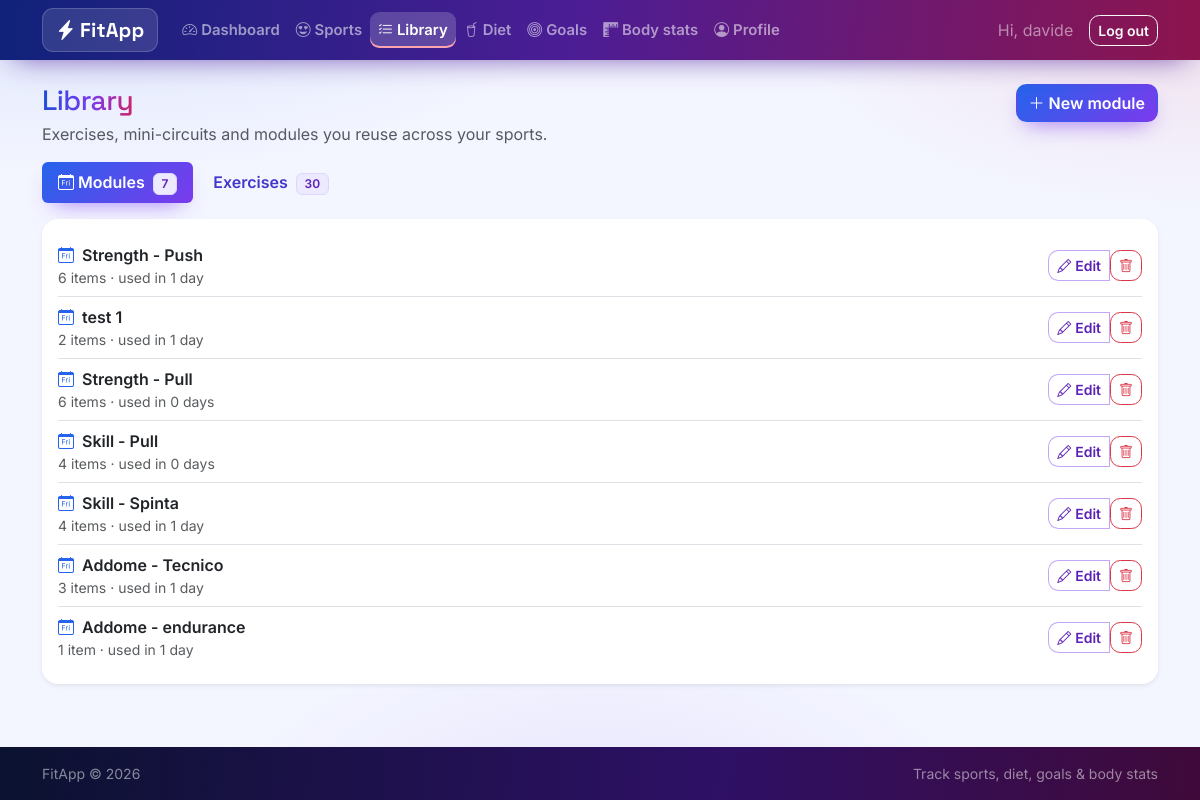
/library/ (signed in), run on the app's committed database.
### tables this page shows
CREATE TABLE users (
    id            INTEGER PRIMARY KEY AUTOINCREMENT,
    username      TEXT UNIQUE NOT NULL,
    email         TEXT UNIQUE NOT NULL,
    password_hash TEXT NOT NULL,
    height_cm     REAL,
    birth_date    TEXT,
    sex           TEXT,
    created_at    TEXT NOT NULL DEFAULT (datetime('now'))
, role TEXT NOT NULL DEFAULT 'user');

CREATE TABLE "workout_modules" (
                    id       INTEGER PRIMARY KEY AUTOINCREMENT,
                    user_id  INTEGER NOT NULL REFERENCES users (id) ON DELETE CASCADE,
                    position INTEGER NOT NULL DEFAULT 0,
                    name     TEXT NOT NULL,
                    notes    TEXT
                );

### fitapp/routes/library.py (the view)
@bp.route("/", strict_slashes=False)
@login_required
def index():
    db = get_db()
    tab = request.args.get("tab", "modules")
    if tab not in ("modules", "exercises"):
        tab = "modules"
    modules, exercises, circuits = _one_library(db, g.user["id"])
    return render_template(
        "library/index.html",
        tab=tab,
        modules=modules,
        exercises=exercises,
        circuits=circuits,
        muscle_count=len(MUSCLES),
    )

### fitapp/auth.py (called while the page is built)
def load_current_user():
    user_id = session.get("user_id")
    if user_id is None:
        g.user = None
    else:
        g.user = get_db().execute(
            "SELECT * FROM users WHERE id = ?", (user_id,)
        ).fetchone()
    return g.user

def login_required(view):
    @wraps(view)
    def wrapped(*args, **kwargs):
        if load_current_user() is None:
            flash("Please log in to access this page.", "warning")
            return redirect(url_for("auth.login", next=request.path))
        return view(*args, **kwargs)
    return wrapped

@bp.before_app_request
def _load_user():
    load_current_user()
    if g.user is not None and g.user["role"] == "admin":
        blueprint = (request.endpoint or "").split(".", 1)[0]
        if blueprint in ADMIN_BLOCKED_BLUEPRINTS:
            flash("Admin accounts manage users and settings only.", "warning")
            return redirect(url_for("admin.index"))

### fitapp/db.py (called while the page is built)
def get_db():
    if "db" not in g:
        g.db = sqlite3.connect(
            current_app.config["DATABASE"],
            detect_types=sqlite3.PARSE_DECLTYPES,
        )
        g.db.row_factory = sqlite3.Row
        g.db.execute("PRAGMA foreign_keys = ON")
    return g.db

### fitapp/templates/library/index.html (shortened to what this page needs)
{% extends "base.html" %}
{% block content %}
<div class="d-flex flex-wrap justify-content-between align-items-start mb-3 gap-2">
  <div>
    <h1 class="h3 mb-1">Library</h1>
    <p class="text-muted mb-0">Exercises, mini-circuits and modules you reuse across your sports.</p>
  </div>
  <div class="d-flex flex-wrap gap-2">
    {% if tab == 'modules' %}
    <a class="btn btn-success" href="{{ url_for('library.module_new') }}">
      <i class="bi bi-plus-lg me-1"></i>New module
    </a>
    {% endif %}
  </div>
</div>
<ul class="nav nav-pills mb-3">
  <li class="nav-item">
    <a class="nav-link {% if tab == 'modules' %}active{% endif %}" href="{{ url_for('library.index', tab='modules') }}">
      <i class="bi bi-calendar-day me-1"></i>Modules
      <span class="badge text-bg-light border ms-1">{{ modules|length }}</span>
    </a>
  </li>
  <li class="nav-item">
    <a class="nav-link {% if tab == 'exercises' %}active{% endif %}" href="{{ url_for('library.index', tab='exercises') }}">
      Exercises
      <span class="badge text-bg-light border ms-1">{{ exercises|length + circuits|length }}</span>
    </a>
  </li>
</ul>
{% if tab == 'modules' %}
<div class="card shadow-sm border-0">
  <div class="card-body">
    {% if modules %}
    <div class="list-group list-group-flush">
      {% for module in modules %}
      <div class="list-group-item d-flex flex-wrap justify-content-between align-items-center gap-2 px-0">
        <div>
          <span class="fw-semibold"><i class="bi bi-calendar-day me-2 text-blue"></i>{{ module['name'] }}</span>
          <span class="small text-muted d-block">
            {{ module['item_count'] }} item{{ 's' if module['item_count'] != 1 }}
            &middot; used in {{ module['day_count'] }} day{{ 's' if module['day_count'] != 1 }}
          </span>
        </div>
        <div class="btn-group">
          <a class="btn btn-sm btn-outline-success" href="{{ url_for('library.module_edit', module_id=module['id']) }}">
            <i class="bi bi-pencil me-1"></i>Edit
          </a>
          <form class="d-inline" action="{{ url_for('library.module_delete', module_id=module['id']) }}"
                method="post" onsubmit="return confirm('Delete this module? It will be removed from every day that uses it.');">
            <button class="btn btn-sm btn-outline-danger" type="submit"><i class="bi bi-trash"></i></button>
          </form>
        </div>
      </div>
      {% endfor %}
    </div>
    {% else %}
    <div class="text-center py-5">
      <i class="bi bi-calendar-day display-4 icon-grad"></i>
      <p class="mt-3 mb-2">No modules yet. Group library exercises and mini-circuits into a reusable module.</p>
      <a class="btn btn-success" href="{{ url_for('library.module_new') }}">Create your first module</a>
    </div>
    {% endif %}
  </div>
</div>
{% endif %}
{% endblock %}

### fitapp/templates/base.html (shortened to what this page needs)
<!doctype html>
<html lang="en" data-bs-theme="light">
<head>
  <link href="https://cdn.jsdelivr.net/npm/bootstrap@5.3.3/dist/css/bootstrap.min.css" rel="stylesheet">
  <link href="https://cdn.jsdelivr.net/npm/bootstrap-icons@1.11.3/font/bootstrap-icons.min.css" rel="stylesheet">
  <link href="{{ url_for('static', filename='css/style.css') }}" rel="stylesheet">
</head>
<body class="d-flex flex-column min-vh-100">
<nav class="navbar navbar-expand-lg navbar-dark navbar-fitapp sticky-top">
  <div class="container">
    <a class="navbar-brand fw-bold" href="{{ url_for('dashboard.index') }}">
      <i class="bi bi-lightning-charge-fill me-1"></i>FitApp
    </a>
    <div class="collapse navbar-collapse" id="mainNav">
      {% if g.user %}
      <ul class="navbar-nav me-auto">
        {% if g.user['role'] == 'admin' %}
        <li class="nav-item"><a class="nav-link {% if request.endpoint and request.endpoint.startswith('profile.') %}active{% endif %}"
           href="{{ url_for('profile.index') }}"><i class="bi bi-person-circle me-1"></i>Profile</a></li>
        <li class="nav-item"><a class="nav-link {% if request.endpoint and request.endpoint.startswith('admin.') %}active{% endif %}"
           href="{{ url_for('admin.index') }}"><i class="bi bi-shield-lock me-1"></i>Admin</a></li>
        {% else %}
        <li class="nav-item"><a class="nav-link {% if request.endpoint == 'dashboard.index' %}active{% endif %}"
           href="{{ url_for('dashboard.index') }}"><i class="bi bi-speedometer2 me-1"></i>Dashboard</a></li>
        <li class="nav-item"><a class="nav-link {% if request.endpoint and request.endpoint.startswith('sports.') %}active{% endif %}"
           href="{{ url_for('sports.index') }}"><i class="bi bi-emoji-heart-eyes me-1"></i>Sports</a></li>
        <li class="nav-item"><a class="nav-link {% if request.endpoint and request.endpoint.startswith('library.') %}active{% endif %}"
           href="{{ url_for('library.index') }}"><i class="bi bi-list-check me-1"></i>Library</a></li>
        <li class="nav-item"><a class="nav-link {% if request.endpoint and request.endpoint.startswith('diets.') %}active{% endif %}"
           href="{{ url_for('diets.index') }}"><i class="bi bi-cup-straw me-1"></i>Diet</a></li>
        <li class="nav-item"><a class="nav-link {% if request.endpoint and request.endpoint.startswith('goals.') %}active{% endif %}"
           href="{{ url_for('goals.index') }}"><i class="bi bi-bullseye me-1"></i>Goals</a></li>
        <li class="nav-item"><a class="nav-link {% if request.endpoint and request.endpoint.startswith('stats.') %}active{% endif %}"
           href="{{ url_for('stats.index') }}"><i class="bi bi-rulers me-1"></i>Body stats</a></li>
        <li class="nav-item"><a class="nav-link {% if request.endpoint and request.endpoint.startswith('profile.') %}active{% endif %}"
           href="{{ url_for('profile.index') }}"><i class="bi bi-person-circle me-1"></i>Profile</a></li>
        {% endif %}
      </ul>
      <div class="d-flex align-items-center">
        <span class="navbar-text me-3 text-white-50">Hi, {{ g.user['username'] }}</span>
        <form action="{{ url_for('auth.logout') }}" method="post" class="m-0">
          <button class="btn btn-outline-light btn-sm" type="submit">Log out</button>
        </form>
      </div>
      {% endif %}
    </div>
  </div>
</nav>
<main class="container py-4 flex-grow-1">
  {% block content %}{% endblock %}
</main>
<footer class="bg-dark text-white-50 py-3 mt-auto">
  <div class="container small d-flex justify-content-between">
    <span>FitApp &copy; {{ now_year if now_year else '2026' }}</span>
    <span>Track sports, diet, goals &amp; body stats</span>
  </div>
</footer>
</body>
</html>

### fitapp/static/css/style.css (style rules this page uses)
:root { --fa-blue: #2563eb; --fa-blue-deep: #1d4ed8; --fa-violet: #7c3aed; --fa-violet-deep: #5b21b6; --fa-red: #ef4444; --fa-rose: #e11d48; --fa-ink: #0b1230; --grad-main: linear-gradient(135deg, #2563eb 0%, #7c3aed 55%, #e11d48 120%); --grad-btn: linear-gradient(135deg, #2563eb 0%, #7c3aed 100%); --grad-btn-hover: linear-gradient(135deg, #1d4ed8 0%, #6d28d9 100%); --grad-fire: linear-gradient(135deg, #7c3aed 0%, #e11d48 100%); --font-display: "Space Grotesk", "Inter", system-ui, sans-serif; --font-body: "Inter", system-ui, -apple-system, "Segoe UI", sans-serif; }
* { -webkit-tap-highlight-color: transparent; }
body { font-family: var(--font-body); background-color: #f3f5ff; background-image: radial-gradient(900px 420px at 8% -10%, rgba(37, 99, 235, .14), transparent 60%), radial-gradient(760px 380px at 100% 0%, rgba(225, 29, 72, .10), transparent 55%), radial-gradient(700px 500px at 50% 115%, rgba(124, 58, 237, .12), transparent 60%); background-attachment: fixed; }
main h1, .h3, .h4 { font-family: var(--font-display); letter-spacing: -.02em; }
main > h1, h1.h3 { background: linear-gradient(95deg, #1d4ed8 0%, #7c3aed 55%, #e11d48 110%); -webkit-background-clip: text; background-clip: text; color: transparent; display: inline-block; }
.navbar-fitapp { background-image: linear-gradient(95deg, #10227a 0%, #4c1d95 48%, #9f1239 115%); box-shadow: 0 10px 30px -14px rgba(76, 29, 149, .85); }
.navbar-fitapp .navbar-brand { font-family: var(--font-display); font-weight: 700; letter-spacing: .01em; background: rgba(255, 255, 255, .12); border: 1px solid rgba(255, 255, 255, .18); padding: .38rem .8rem; border-radius: .7rem; backdrop-filter: blur(6px); }
.navbar-fitapp .nav-link { font-weight: 600; font-size: .93rem; border-radius: .6rem; padding: .45rem .8rem; transition: background-color .2s ease, transform .2s ease; }
.navbar-fitapp .nav-link.active { background-color: rgba(255, 255, 255, .18); box-shadow: inset 0 -2px 0 #fda4af; }
.btn { font-weight: 600; border-radius: .65rem; transition: transform .15s ease, box-shadow .2s ease, filter .2s ease; }
.btn-success, .btn-success:hover, .btn-success:focus, .btn-success:active { color: #fff; border-color: transparent; background-color: transparent; background-image: var(--grad-btn); box-shadow: 0 10px 22px -10px rgba(124, 58, 237, .75); }
.btn-outline-success, .btn-outline-success:hover, .btn-outline-success:focus { color: var(--fa-violet-deep); border-color: rgba(124, 58, 237, .45); background-color: #fff; }
.card { border-radius: 1rem; border: 1px solid rgba(99, 102, 241, .14); box-shadow: 0 18px 40px -30px rgba(15, 23, 60, .55); transition: transform .2s ease, box-shadow .25s ease; }
.badge.text-bg-light { background: #ede9fe !important; color: #5b21b6 !important; border: 1px solid #ddd6fe !important; font-weight: 600; }
.nav-pills .nav-link { font-weight: 600; color: #4338ca; }
.nav-pills .nav-link.active { background-image: var(--grad-btn); box-shadow: 0 10px 22px -12px rgba(124, 58, 237, .8); }
footer { background: linear-gradient(95deg, #0b1230 0%, #2e1065 60%, #4c0519 130%) !important; color: rgba(255, 255, 255, .55) !important; }
.text-blue { color: #2563eb !important; }

### data on the page
users: user.username "davide"
workout_modules: name "Strength - Push", item_count "6", item_count "s", day_count "1"
workout_modules: name "test 1", item_count "2", item_count "s", day_count "1"
workout_modules: name "Strength - Pull", item_count "6", item_count "s", day_count "0", day_count "s"
workout_modules: name "Skill - Pull", item_count "4", item_count "s", day_count "0", day_count "s"
workout_modules: name "Skill - Spinta", item_count "4", item_count "s", day_count "1"
workout_modules: name "Addome - Tecnico", item_count "3", item_count "s", day_count "1"
workout_modules: name "Addome - endurance", item_count "1", day_count "1"

### other printed values
{{ modules|length }} "7"
{{ exercises|length + circuits|length }} "30"
